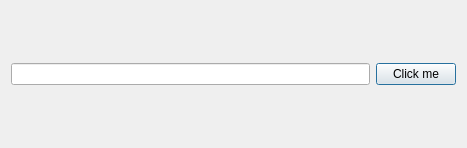
<?xml version="1.0" encoding="UTF-8"?>
<ui version="4.0">
 <class>Class16Class</class>
 <widget class="QDialog" name="Class16Class">
  <property name="geometry">
   <rect>
    <x>0</x>
    <y>0</y>
    <width>467</width>
    <height>148</height>
   </rect>
  </property>
  <property name="windowTitle">
   <string>Class16</string>
  </property>
  <layout class="QHBoxLayout" name="horizontalLayout">
   <item>
    <widget class="QLineEdit" name="lineEdit">
     <property name="echoMode">
      <enum>QLineEdit::Password</enum>
     </property>
    </widget>
   </item>
   <item>
    <widget class="QPushButton" name="pushButton">
     <property name="text">
      <string>Click me</string>
     </property>
    </widget>
   </item>
  </layout>
 </widget>
 <layoutdefault spacing="6" margin="11"/>
 <resources>
  <include location="class16.qrc"/>
 </resources>
 <connections/>
</ui>
